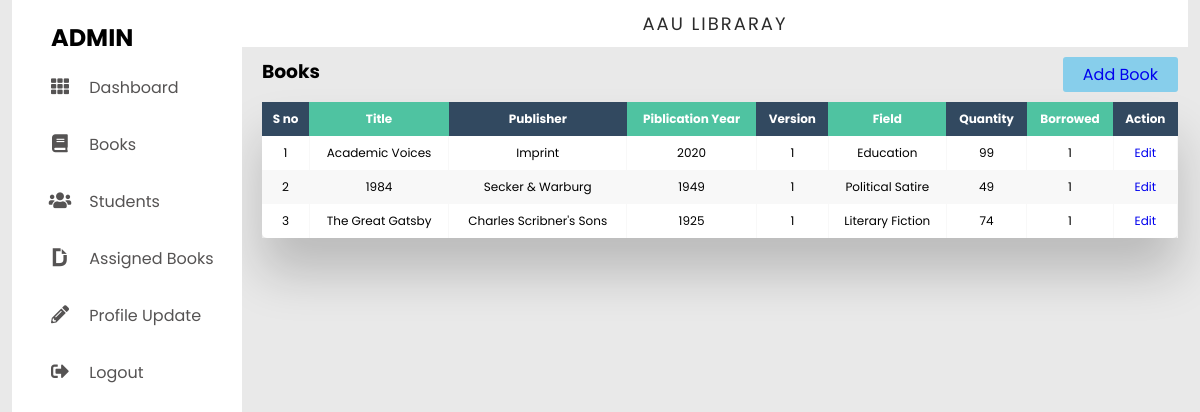
/admin/books/index.php (signed in), run on the app's committed database.
### tables this page shows
CREATE TABLE `books` (
  `id` int(11) NOT NULL,
  `title` varchar(255) NOT NULL,
  `publisher` varchar(255) NOT NULL,
  `publication_year` int(11) NOT NULL,
  `version` int(20) NOT NULL,
  `field` varchar(255) NOT NULL,
  `quantity` int(255) DEFAULT NULL,
  `borrowed` int(11) DEFAULT 0,
  `created_at` timestamp NOT NULL DEFAULT current_timestamp()
);

### admin/books/index.php (the view, shortened to what this page needs)
<?php require_once '../../database/connection.php' ?>
<?php
$serails_number = 1;
$sql = "SELECT * FROM `books`";
$result = $conn->query($sql);
$books = $result->fetch_all(MYSQLI_ASSOC);
?>
<span style="font-family: verdana, geneva, sans-serif;">
    <!DOCTYPE html>
    <html lang="en">
    <?php require_once('../layouts/head.php'); ?>
    <body>
        <div class="container">
            <?php require_once('../layouts/navbar.php'); ?>
            <section class="main">
                <div class="main-top">
                    <p>AAU Libraray</p>
                </div>
                <div class="main-body">
                    <div class="header">
                        <h3>Books</h3>
                        <a href="./create.php">Add Book</a>
                    </div>
                    <div class="table-wrapper">
                        <?php if(count($books) > 0){?>
                        <table class="fl-table">
                            <thead>
                                <tr>
                                    <th>S no</th>
                                    <th>Title</th>
                                    <th>Publisher</th>
                                    <th>Piblication Year</th>
                                    <th>Version</th>
                                    <th>Field</th>
                                    <th>Quantity</th>
                                    <th>Borrowed</th>
                                    <th>Action</th>
                                </tr>
                            </thead>
                            <tbody>
                                <?php foreach($books as $book) {  ?>
                                    <tr>
                                        <td><?php echo $serails_number ?></td>
                                        <td><?php echo $book["title"] ?></td>
                                        <td><?php echo $book["publisher"] ?></td>
                                        <td><?php echo $book["publication_year"] ?></td>
                                        <td><?php echo $book["version"] ?></td>
                                        <td><?php echo $book["field"] ?></td>
                                        <td><?php echo $book["quantity"] ?></td>
                                        <td><?php echo $book["borrowed"] ?></td>
                                        <td>
                                            <a href="./edit.php?id=<?php echo $book['id']; ?>">Edit</a>
                                        </td>
                                    </tr>
                                    <?php
                                $serails_number++;
                                } ?>
                        </table>
                        <?php } else{  ?>
                            <p>No Record Found</p>
                            <?php } ?>
                    </div>
                </div>
            </section>
        </div>
    </body>
    </html>
</span>

### css/dashboard.css (style rules this page uses)
* { margin: 0; padding: 0; outline: none; border: none; text-decoration: none; list-style: none; box-sizing: border-box; font-family: "Poppins", sans-serif; }
body { background: rgb(233, 233, 233); }
.container { display: flex; width: 98vw; margin: auto; }
.main { width: 98%; }
.main-top { width: 100%; background: #fff; padding: 10px; text-align: center; font-size: 18px; letter-spacing: 2px; text-transform: uppercase; color: rgb(43, 43, 43); }
.main-body { padding: 10px 10px 10px 20px; }

### admin/books/index.php (style rules this page uses)
.header { display: flex; justify-content: space-between; }
.header a { background-color: skyblue; padding: 5px 20px; border-radius: 3px; transition: ease-in .3s; }
.table-wrapper { margin: 10px 0; box-shadow: 0px 35px 50px rgba(0, 0, 0, 0.2); }
.fl-table { border-radius: 5px; font-size: 12px; font-weight: normal; border: none; border-collapse: collapse; width: 100%; max-width: 100%; white-space: nowrap; background-color: white; }
.fl-table td, .fl-table th { text-align: center; padding: 8px; }
.fl-table td { border-right: 1px solid #f8f8f8; font-size: 12px; }
.fl-table thead th { color: #ffffff; background: #4FC3A1; }
.fl-table thead th:nth-child(odd) { color: #ffffff; background: #324960; }
.fl-table tr:nth-child(even) { background: #F8F8F8; }

### data on the page
books: title "Academic Voices", publisher "Imprint", publication_year "2020", version "1", field "Education", quantity "99", borrowed "1"
books: title "1984", publisher "Secker & Warburg", publication_year "1949", version "1", field "Political Satire", quantity "49", borrowed "1"
books: title "The Great Gatsby", publisher "Charles Scribner's Sons", publication_year "1925", version "1", field "Literary Fiction", quantity "74", borrowed "1"

### other printed values
$_SESSION['user']['name'] "ADMIN"
